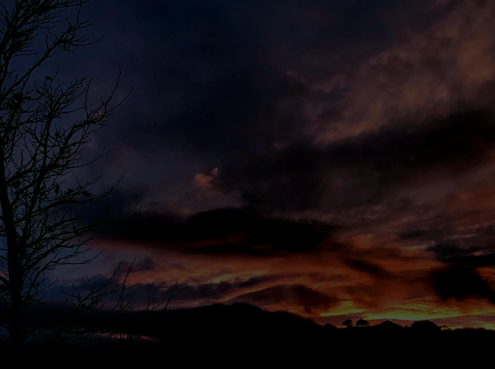
#> input picture darkImg.png, 495 x 369 px
$ python main.py
#> lines starting #> are read from the running program, lines starting #| are printed output that depends on the picture
import cv2
import numpy as np

img = cv2.imread("darkImg.png")
#> img is the input picture: shape (369, 495, 3); mean B, G, R 18.7, 14.8, 21.4

#splitting color
b, g, r = cv2.split(img)
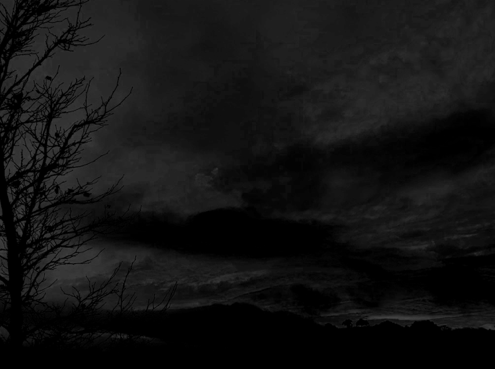
#> b: shape (369, 495); min 0, max 69, mean 18.7
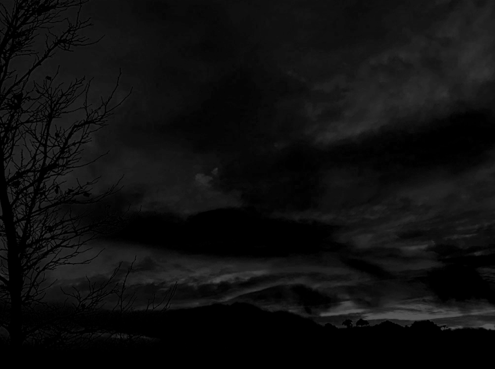
#> g: shape (369, 495); min 0, max 87, mean 14.8
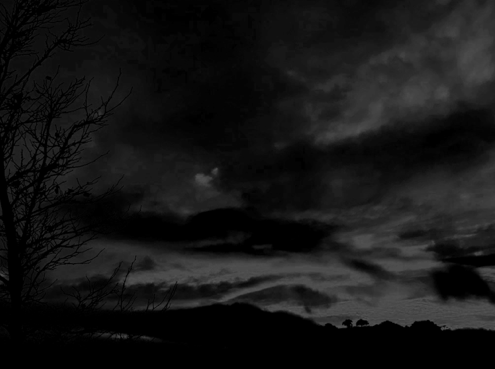
#> r: shape (369, 495); min 0, max 87, mean 21.4
"""
cv2.imshow("Blue", b)
cv2.imshow("Green", g)
cv2.imshow("Red", r)
"""
print(img.shape)
#| (369, 495, 3)
print(b.shape)
#| (369, 495)
print(g.shape)
#| (369, 495)
print(r.shape)
#| (369, 495)

#c = 45
#red operation
c = 255/(np.log(1 + 255))
log_trans_red = c * np.log(1 + r)
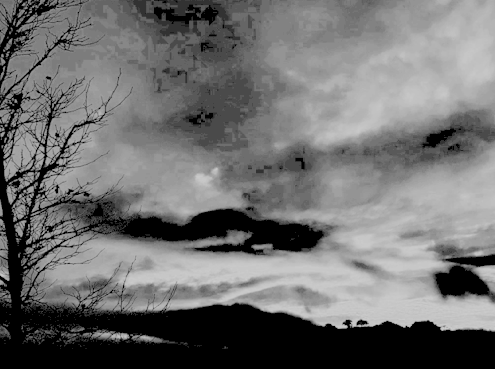
#> log_trans_red: shape (369, 495) float16; min 0, max 205.9, mean 110.9
log_trans_red = np.array(log_trans_red, dtype = np.uint8)
cv2.imshow("Red_after", log_trans_red)

#green operation
c = 255/(np.log(1 + 255))
log_trans_green = c * np.log(1 + g)
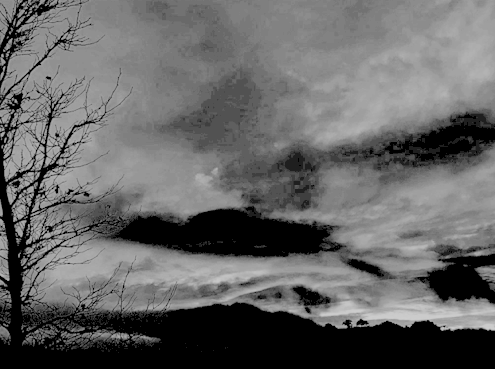
#> log_trans_green: shape (369, 495) float16; min 0, max 205.9, mean 100.9
log_trans_green = np.array(log_trans_green, dtype = np.uint8)
cv2.imshow("Green_after", log_trans_green)

#blue operation
c = 255/(np.log(1 + 255))
log_trans_blue = c * np.log(1 + b)
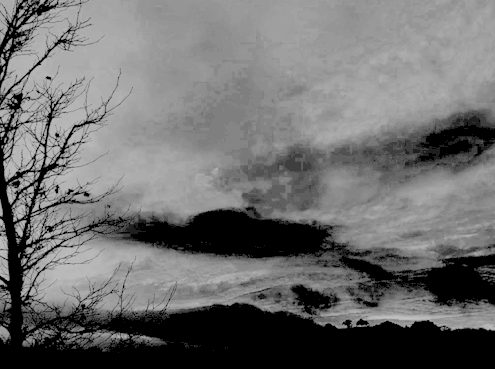
#> log_trans_blue: shape (369, 495) float16; min 0, max 195.5, mean 109.6
log_trans_blue = np.array(log_trans_blue, dtype = np.uint8)
cv2.imshow("Blue_after", log_trans_blue)

#merge channel
zeros = np.zeros(img.shape[:2], dtype = "uint8")
zeros = cv2.merge([zeros, log_trans_red])
zeros = cv2.merge([zeros, log_trans_green])
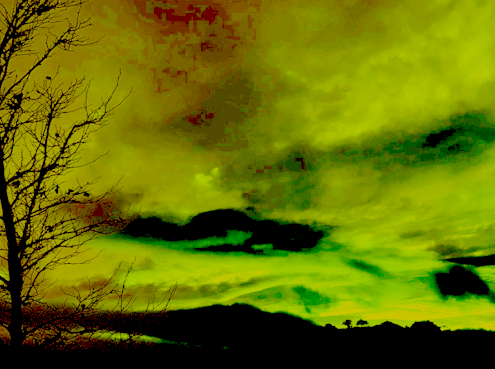
#> zeros: shape (369, 495, 3); mean of channels 0, 1, 2 0, 110.5, 100.6; drawn as B, G, R
zeros = cv2.merge([zeros, log_trans_blue])
#> zeros: shape (369, 495, 4)
cv2.imshow("mer", zeros)

#merge = np.dstack((log_trans_blue,log_trans_green,log_trans_red))

cv2.waitKey(0)

cv2.imwrite('test.png', zeros)

$ run again, with bag.png copied over darkImg.png
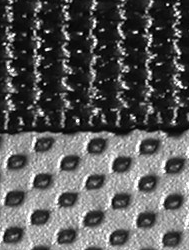
#> input picture bag.png, 189 x 250 px
#> img is the input picture: shape (250, 189, 3); min 0, max 255, mean 89.3
#| (250, 189, 3)
#| (250, 189)
#| (250, 189)
#| (250, 189)
#> `log_trans_red = c * np.log(1 + r)`:
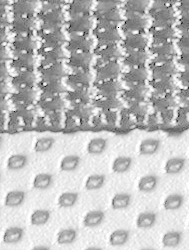
#> log_trans_red: shape (250, 189) float16; 0% of the values are NaN or infinite; the others: min 0, max 255, mean 189.5; drawn with min black, max white, NaN and infinite black
#> `zeros = cv2.merge([zeros, log_trans_green])`:
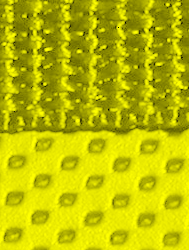
#> zeros: shape (250, 189, 3); mean of channels 0, 1, 2 0, 189, 189; drawn as B, G, R

$ run again, with brain.png copied over darkImg.png
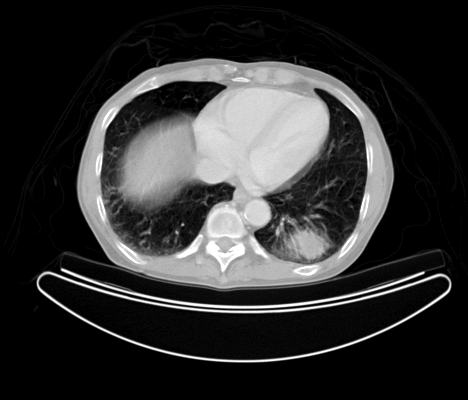
#> input picture brain.png, 468 x 400 px
#> img is the input picture: shape (400, 468, 3); min 0, max 255, mean 49.5
#| (400, 468, 3)
#| (400, 468)
#| (400, 468)
#| (400, 468)
#> `log_trans_red = c * np.log(1 + r)`:
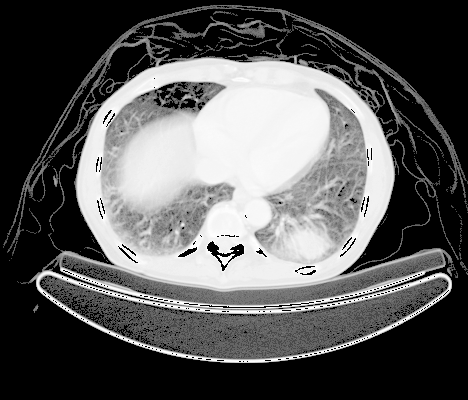
#> log_trans_red: shape (400, 468) float16; 0.75% of the values are NaN or infinite; the others: min 0, max 254.2, mean 90; drawn with min black, max white, NaN and infinite black
#> `zeros = cv2.merge([zeros, log_trans_green])`:
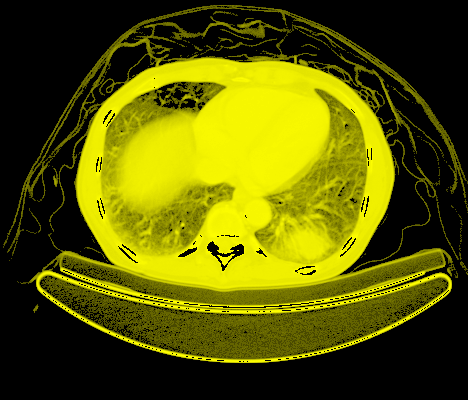
#> zeros: shape (400, 468, 3); mean of channels 0, 1, 2 0, 89.1, 89.1; drawn as B, G, R
